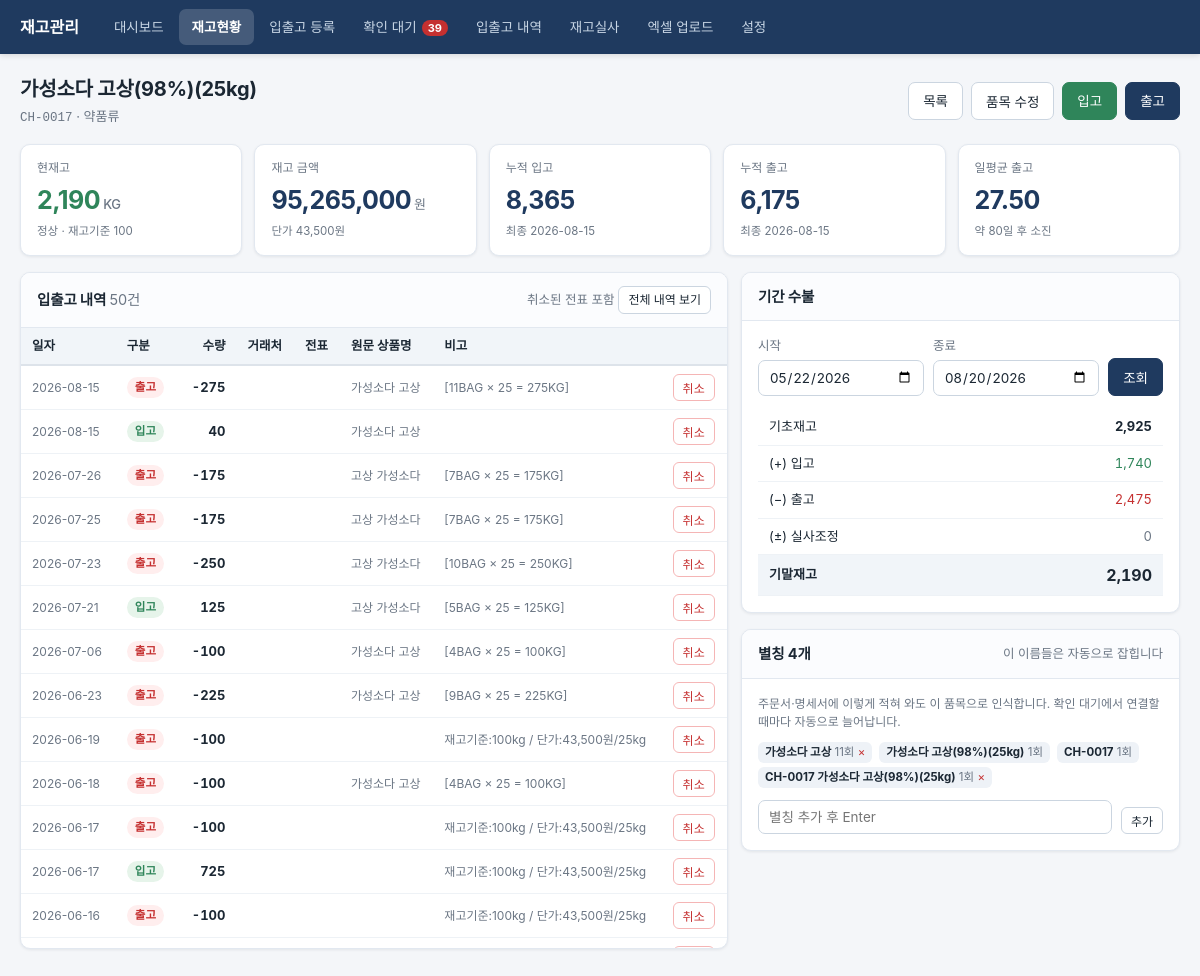
Page /stock/107 on the committed database.
### tables this page shows
CREATE TABLE items (
    id              INTEGER PRIMARY KEY AUTOINCREMENT,
    code            TEXT    NOT NULL UNIQUE,      -- 사내 품목코드 (기존 체계 그대로)
    name            TEXT    NOT NULL,             -- 표준품목명
    spec            TEXT    NOT NULL DEFAULT '',  -- 규격 / 색상
    unit            TEXT    NOT NULL DEFAULT 'EA',
    category        TEXT    NOT NULL DEFAULT '',
    barcode         TEXT,
    internal_code   TEXT,                         -- 사내 품목코드 (구매 시스템 10자리 등)
    pack_unit       TEXT    NOT NULL DEFAULT '',  -- 포장단위 (BAG/BOX/PAIL…)
    pack_size       REAL    NOT NULL DEFAULT 0,   -- 1포장 = pack_size × unit  (0이면 환산 안 함)
    location        TEXT    NOT NULL DEFAULT '',  -- 보관위치
    reorder_point   REAL    NOT NULL DEFAULT 0,   -- 재고기준: 이 수량 이하면 경고
    reorder_qty     REAL    NOT NULL DEFAULT 0,   -- 권장 발주량
    unit_cost       REAL    NOT NULL DEFAULT 0,
    active          INTEGER NOT NULL DEFAULT 1,
    memo            TEXT    NOT NULL DEFAULT '',
    created_at      TEXT    NOT NULL DEFAULT (datetime('now','localtime')),
    updated_at      TEXT    NOT NULL DEFAULT (datetime('now','localtime'))
);

CREATE TABLE transactions (
    id          INTEGER PRIMARY KEY AUTOINCREMENT,
    item_id     INTEGER NOT NULL REFERENCES items(id) ON DELETE RESTRICT,
    txn_date    TEXT    NOT NULL,                    -- YYYY-MM-DD
    txn_type    TEXT    NOT NULL CHECK (txn_type IN ('IN','OUT','ADJ')),
    qty         REAL    NOT NULL CHECK (qty >= 0),
    signed_qty  REAL    NOT NULL,
    unit_cost   REAL    NOT NULL DEFAULT 0,
    raw_name    TEXT    NOT NULL DEFAULT '',         -- 원문 보존
    entered_qty  REAL   NOT NULL DEFAULT 0,          -- 사용자가 실제로 친 수량 (예: 3)
    entered_unit TEXT   NOT NULL DEFAULT '',         -- 그때의 단위 (예: 포) — 환산 전 값 보존
    partner     TEXT    NOT NULL DEFAULT '',         -- 거래처 (선택 입력)
    doc_no      TEXT    NOT NULL DEFAULT '',         -- 전표/명세서 번호
    memo        TEXT    NOT NULL DEFAULT '',
    batch_id    TEXT    NOT NULL DEFAULT '',         -- 일괄 업로드 묶음 식별자
    source      TEXT    NOT NULL DEFAULT 'manual',   -- manual | import | stocktake | migration
    voided      INTEGER NOT NULL DEFAULT 0,
    created_at  TEXT    NOT NULL DEFAULT (datetime('now','localtime'))
);

CREATE TABLE aliases (
    id          INTEGER PRIMARY KEY AUTOINCREMENT,
    item_id     INTEGER NOT NULL REFERENCES items(id) ON DELETE CASCADE,
    raw_name    TEXT    NOT NULL,               -- 원본 표기 (사람이 읽는 용도)
    norm_name   TEXT    NOT NULL UNIQUE,        -- 정규화 키 (매칭 용도)
    source      TEXT    NOT NULL DEFAULT 'manual',  -- manual | learned | import | self
    hit_count   INTEGER NOT NULL DEFAULT 0,
    created_at  TEXT    NOT NULL DEFAULT (datetime('now','localtime'))
);

### app/web/routes.py (the view)
    @bp.route("/stock/<int:item_id>")
    def item_detail(item_id):
        item = models.get_item(item_id)
        if item is None:
            abort(404)
        d_from = _arg("from", (date.today() - timedelta(days=90)).isoformat())
        d_to = _arg("to", models.today())
        return render_template(
            "item_detail.html", active="stock", item=item,
            categories=models.categories(), cat_table=coding.category_table(),
            aliases=models.item_aliases(item_id),
            txns=models.txn_history(item_id=item_id, include_voided=True, limit=500),
            txn_total=models.txn_count(item_id=item_id, include_voided=True),
            txn_shown=500,
            flow=reports.opening_closing(item_id, d_from, d_to),
            avg_out=reports._avg_daily_out(item_id),
            d_from=d_from, d_to=d_to,
        )

### app/coding.py (called while the page is built, shortened)
def _norm(name: str) -> str:
    return re.sub(r"\s+", "", (name or "")).lower()

def used_prefixes() -> dict[str, str]:
    out: dict[str, str] = {}
    for r in db.query(
        """SELECT category, substr(code, 1, 2) AS pre, COUNT(*) n
             FROM items
            WHERE code LIKE '__-____' AND category <> ''
            GROUP BY category, pre ORDER BY n DESC"""
    ):
        out.setdefault(_norm(r["category"]), r["pre"])
    return out

def prefix_for(category: str) -> str:
    key = _norm(category)
    if not key:
        return FALLBACK_PREFIX
    inuse = used_prefixes()
    if key in inuse:
        return inuse[key]

def next_code(category: str = "") -> str:
    pre = prefix_for(category)
    rows = db.query(
        "SELECT code FROM items WHERE code LIKE ? ORDER BY code", (pre + "-%",))
    used = set()
    for r in rows:
        m = CODE_RE.match(r["code"])
        if m and m.group(1) == pre:
            used.add(int(m.group(2)))
    n = 1
    while n in used:
        n += 1
    return f"{pre}-{n:04d}"

### app/db.py (called while the page is built)
def _connect(path: Path | None = None) -> sqlite3.Connection:
    path = path or config.DB_PATH
    path.parent.mkdir(parents=True, exist_ok=True)
    conn = sqlite3.connect(path, timeout=30, isolation_level=None)
    conn.row_factory = sqlite3.Row
    conn.execute("PRAGMA foreign_keys = ON")
    conn.execute("PRAGMA journal_mode = WAL")
    conn.execute("PRAGMA synchronous = NORMAL")
    return conn

@contextmanager
def get_conn(path: Path | None = None) -> Iterator[sqlite3.Connection]:
    if not _initialised:
        init_db(path)
    conn = _connect(path)
    try:
        yield conn
    finally:
        conn.close()

def query(sql: str, params: Iterable[Any] = ()) -> list[sqlite3.Row]:
    with get_conn() as conn:
        return conn.execute(sql, tuple(params)).fetchall()

def query_one(sql: str, params: Iterable[Any] = ()) -> sqlite3.Row | None:
    with get_conn() as conn:
        return conn.execute(sql, tuple(params)).fetchone()

def scalar(sql: str, params: Iterable[Any] = (), default: Any = None) -> Any:
    row = query_one(sql, params)
    if row is None:
        return default
    value = row[0]
    return default if value is None else value

def get_setting(key: str, default: str = "") -> str:
    row = query_one("SELECT value FROM settings WHERE key = ?", (key,))
    return row["value"] if row else config.DEFAULT_SETTINGS.get(key, default)

### app/models.py (called while the page is built)
def today() -> str:
    return date.today().isoformat()

### app/web/templates/item_detail.html (shortened to what this page needs)
{% extends "base.html" %}
{% block body %}
<div class="page-head">
  <div>
    <h1>{{ item.name }} </h1>
    <div class="sub"><span class="mono">{{ item.code }}</span>
      {% if item.category %} · {{ item.category }}{% endif %}
      {% if not item.active %} · <span class="tag gray">사용중지</span>{% endif %}</div>
  </div>
  <div class="actions">
    <a class="btn" href="{{ url_for('web.stock') }}">목록</a>
    <button class="btn" onclick="App.itemModal({{ item.item_id }})">품목 수정</button>
    <a class="btn ok" href="{{ url_for('web.register', item_id=item.item_id, type='IN') }}">입고</a>
    <a class="btn primary" href="{{ url_for('web.register', item_id=item.item_id, type='OUT') }}">출고</a>
  </div>
</div>
<div class="cards">
  <div class="card {{ 'alert' if item.stock_status=='OUT' else ('warn' if item.stock_status=='LOW' else 'good') }}">
    <div class="lbl">현재고</div>
    <div class="val">{{ item.on_hand|number }}<small>{{ item.unit }}</small></div>
    <div class="sub">{{ item.stock_status|statusko }} · 재고기준 {{ item.reorder_point|number }}</div>
  </div>
  <div class="card"><div class="lbl">재고 금액</div>
    <div class="val">{{ item.stock_value|number }}<small>원</small></div>
    <div class="sub">단가 {{ item.unit_cost|number }}원</div></div>
  <div class="card"><div class="lbl">누적 입고</div>
    <div class="val">{{ item.total_in|number }}</div>
    <div class="sub">최종 {{ item.last_in_date or '-' }}</div></div>
  <div class="card"><div class="lbl">누적 출고</div>
    <div class="val">{{ item.total_out|number }}</div>
    <div class="sub">최종 {{ item.last_out_date or '-' }}</div></div>
  <div class="card"><div class="lbl">일평균 출고</div>
    <div class="val">{{ avg_out|number(2) }}</div>
    <div class="sub">{% if avg_out > 0 %}약 {{ (item.on_hand / avg_out)|round(0)|int }}일 후 소진{% else %}최근 90일 출고 없음{% endif %}</div></div>
</div>
<div class="grid g2" style="grid-template-columns:1fr minmax(300px,.62fr)">
  <div class="panel">
    <div class="panel-hd"><h2>입출고 내역 <span class="muted" style="font-weight:400">{{ txn_total|number }}건</span></h2>
      <div>
        {% if txn_total > txns|length %}
          <span class="hint" style="color:var(--low)">최근 {{ txns|length }}건만 표시</span>
        {% else %}<span class="hint">취소된 전표 포함</span>{% endif %}
        <a class="btn sm" href="{{ url_for('web.history', item_id=item.item_id, voided='1') }}">전체 내역 보기</a>
      </div></div>
    {% if txns %}
    <div class="panel-bd flush table-scroll" style="max-height:620px;overflow-y:auto">
      <table>
        <thead><tr><th>일자</th><th>구분</th><th class="r">수량</th><th>거래처</th>
          <th>전표</th><th>원문 상품명</th><th>비고</th><th></th></tr></thead>
        <tbody>
        {% for t in txns %}
          <tr class="{{ 'voided' if t.voided }}">
            <td class="muted small nowrap">{{ t.txn_date }}</td>
            <td><span class="tag {{ {'IN':'in','OUT':'outq','ADJ':'adj'}[t.txn_type] }}">{{ t.txn_type|txnkind }}</span></td>
            <td class="r bold">{{ t.signed_qty|number }}</td>
            <td class="small">{{ t.partner }}</td>
            <td class="small mono">{{ t.doc_no }}</td>
            <td class="small muted">{{ t.raw_name }}</td>
            <td class="small muted">{{ t.memo }}</td>
            <td>{% if not t.voided %}<button class="btn sm danger" onclick="voidTxn({{ t.id }})">취소</button>{% endif %}</td>
          </tr>
        {% endfor %}
        </tbody>
      </table>
    </div>
    {% else %}<div class="empty"><div class="small">입출고 기록이 없습니다.</div></div>{% endif %}
  </div>
  <div>
    <div class="panel">
      <div class="panel-hd"><h2>기간 수불</h2></div>
      <div class="panel-bd">
        <form class="inline" method="get" style="margin-bottom:13px">
          <div class="field" style="flex:1"><label>시작</label><input type="date" name="from" value="{{ d_from }}"></div>
          <div class="field" style="flex:1"><label>종료</label><input type="date" name="to" value="{{ d_to }}"></div>
          <button class="btn primary">조회</button>
        </form>
        <table>
          <tr><td>기초재고</td><td class="r bold">{{ flow.opening|number }}</td></tr>
          <tr><td>(+) 입고</td><td class="r" style="color:var(--ok)">{{ flow.in_qty|number }}</td></tr>
          <tr><td>(−) 출고</td><td class="r" style="color:var(--out)">{{ flow.out_qty|number }}</td></tr>
          <tr><td>(±) 실사조정</td><td class="r muted">{{ flow.adj_qty|number }}</td></tr>
          <tr style="background:#f1f5f9"><td class="bold">기말재고</td><td class="r bold big">{{ flow.closing|number }}</td></tr>
        </table>
      </div>
    </div>
    <div class="panel">
      <div class="panel-hd"><h2>별칭 {{ aliases|length }}개</h2>
        <span class="hint">이 이름들은 자동으로 잡힙니다</span></div>
      <div class="panel-bd">
        <div class="muted small" style="margin-bottom:9px">
          주문서·명세서에 이렇게 적혀 와도 이 품목으로 인식합니다.
          확인 대기에서 연결할 때마다 자동으로 늘어납니다.</div>
        <div id="aliasBox">
          {% for a in aliases %}
            <span class="pill"><b>{{ a.raw_name }}</b>
              {% if a.hit_count %}<span class="muted">{{ a.hit_count }}회</span>{% endif %}
              {% if a.source != 'self' %}<a href="#" onclick="delAlias({{ a.id }});return false" style="color:#c53030">&times;</a>{% endif %}
            </span>
          {% else %}<span class="muted small">등록된 별칭이 없습니다.</span>{% endfor %}
        </div>
        <div class="inline" style="margin-top:10px">
          <div class="field" style="flex:1"><input type="text" id="newAlias" placeholder="별칭 추가 후 Enter"></div>
          <button class="btn sm" onclick="addAlias()">추가</button>
        </div>
      </div>
    </div>
  </div>
</div>
{% endblock %}

### app/web/static/app.css (style rules this page uses)
*,*::before,*::after { box-sizing:border-box }
:root { --bg:#f4f6f9; --panel:#fff; --ink:#1b2733; --muted:#6b7684; --line:#e2e8f0; --brand:#1f3a5f; --brand-2:#2c5282; --accent:#2b6cb0; --ok:#2f855a; --ok-bg:#e6f4ea; --low:#b7791f; --low-bg:#fffbeb; --out:#c53030; --out-bg:#fff5f5; --shadow:0 1px 3px rgba(16,24,40,.08); --radius:10px; }
html,body { margin:0;padding:0 }
body { background:var(--bg); color:var(--ink); font-size:14px; line-height:1.5; font-family:"Malgun Gothic","맑은 고딕","Apple SD Gothic Neo","Noto Sans KR", -apple-system,BlinkMacSystemFont,"Segoe UI",sans-serif; -webkit-font-smoothing:antialiased; }
a { color:var(--accent);text-decoration:none }
h1,h2,h3 { margin:0;font-weight:700;letter-spacing:-.01em }
.page-head { display:flex;align-items:center;justify-content:space-between;gap:14px; margin-bottom:16px;flex-wrap:wrap }
.page-head h1 { font-size:20px }
.page-head .sub { color:var(--muted);font-size:13px;margin-top:3px }
.actions { display:flex;gap:8px;flex-wrap:wrap }
.panel { background:var(--panel);border:1px solid var(--line);border-radius:var(--radius); box-shadow:var(--shadow);margin-bottom:16px;overflow:hidden }
.panel-hd { padding:13px 16px;border-bottom:1px solid var(--line);display:flex; align-items:center;justify-content:space-between;gap:10px;flex-wrap:wrap;background:#fbfcfe }
.panel-hd h2 { font-size:14.5px }
.panel-hd .hint { color:var(--muted);font-size:12.5px;font-weight:400 }
.panel-bd { padding:16px }
.panel-bd.flush { padding:0 }
.cards { display:grid;grid-template-columns:repeat(auto-fit,minmax(165px,1fr));gap:12px;margin-bottom:16px }
.card { background:var(--panel);border:1px solid var(--line);border-radius:var(--radius); padding:14px 16px;box-shadow:var(--shadow);display:block;color:inherit }
.card .lbl { color:var(--muted);font-size:12px;margin-bottom:5px }
.card .val { font-size:25px;font-weight:700;color:var(--brand);letter-spacing:-.02em }
.card .val small { font-size:13px;font-weight:500;color:var(--muted);margin-left:3px }
.card .sub { font-size:11.5px;color:var(--muted);margin-top:4px }
.card.good .val { color:var(--ok) }
.table-scroll { overflow-x:auto }
table { width:100%;border-collapse:collapse;font-size:13px }
th { background:#f1f5f9;text-align:left;padding:9px 11px;border-bottom:2px solid #dde3ea; font-weight:600;white-space:nowrap;position:sticky;top:0;z-index:1;font-size:12.5px }
td { padding:8px 11px;border-bottom:1px solid #eef2f6;vertical-align:middle }
.r { text-align:right;font-variant-numeric:tabular-nums }
.nowrap { white-space:nowrap }
.mono { font-family:Consolas,"D2Coding",Menlo,monospace;font-size:12.5px }
.tag { display:inline-block;padding:2px 8px;border-radius:11px;font-size:11.5px;font-weight:600;white-space:nowrap }
.tag.in { background:#e6f4ea;color:var(--ok) }
.tag.outq { background:#fee;color:var(--out) }
label { display:block;font-size:12.5px;color:var(--muted);margin-bottom:4px;font-weight:500 }
input[type=text],input[type=number],input[type=date],input[type=password], input[type=email],input[type=time],select,textarea { width:100%;padding:8px 10px;border:1px solid #cbd5e0;border-radius:7px;font-size:13.5px; font-family:inherit;background:#fff;color:var(--ink) }
.field { margin-bottom:13px }
.grid { display:grid;gap:13px }
.grid.g2 { grid-template-columns:repeat(auto-fit,minmax(200px,1fr)) }
.inline { display:flex;gap:9px;align-items:flex-end;flex-wrap:wrap }
.inline .field { margin-bottom:0 }
.btn { display:inline-flex;align-items:center;gap:6px;padding:8px 14px;border-radius:7px; border:1px solid #cbd5e0;background:#fff;color:var(--ink);font-size:13.5px;cursor:pointer; font-family:inherit;font-weight:500;white-space:nowrap;text-decoration:none }
.btn.primary { background:var(--brand);border-color:var(--brand);color:#fff }
.btn.ok { background:var(--ok);border-color:var(--ok);color:#fff }
.btn.danger { background:#fff;border-color:#f5b5b5;color:var(--out) }
.btn.sm { padding:4px 9px;font-size:12px;border-radius:6px }
.muted { color:var(--muted) }
.small { font-size:12px }
.big { font-size:16px }
.bold { font-weight:700 }
.pill { display:inline-block;background:#eef2f7;border-radius:6px;padding:2px 7px; font-size:11.5px;color:var(--muted);margin:2px 3px 2px 0 }
.pill b { color:var(--ink) }

### rows in the picture
items: name "가성소다 고상(98%)(25kg)", code "CH-0017", category "약품류", unit "KG", reorder_point|number "100", unit_cost|number "43,500"
transactions: txn_date "2026-08-15", txn_type|txnkind "출고", signed_qty|number "-275", raw_name "가성소다 고상", memo "[11BAG × 25 = 275KG]"
transactions: txn_date "2026-08-15", txn_type|txnkind "입고", signed_qty|number "40", raw_name "가성소다 고상"
transactions: txn_date "2026-07-26", txn_type|txnkind "출고", signed_qty|number "-175", raw_name "고상 가성소다", memo "[7BAG × 25 = 175KG]"
transactions: txn_date "2026-07-25", txn_type|txnkind "출고", signed_qty|number "-175", raw_name "고상 가성소다", memo "[7BAG × 25 = 175KG]"
transactions: txn_date "2026-07-23", txn_type|txnkind "출고", signed_qty|number "-250", raw_name "고상 가성소다", memo "[10BAG × 25 = 250KG]"
transactions: txn_date "2026-07-21", txn_type|txnkind "입고", signed_qty|number "125", raw_name "고상 가성소다", memo "[5BAG × 25 = 125KG]"
transactions: txn_date "2026-07-06", txn_type|txnkind "출고", signed_qty|number "-100", raw_name "가성소다 고상", memo "[4BAG × 25 = 100KG]"
transactions: txn_date "2026-06-23", txn_type|txnkind "출고", signed_qty|number "-225", raw_name "가성소다 고상", memo "[9BAG × 25 = 225KG]"
transactions: txn_date "2026-06-19", txn_type|txnkind "출고", signed_qty|number "-100", memo "재고기준:100kg / 단가:43,500원/25kg"
transactions: txn_date "2026-06-18", txn_type|txnkind "출고", signed_qty|number "-100", raw_name "가성소다 고상", memo "[4BAG × 25 = 100KG]"
transactions: txn_date "2026-06-17", txn_type|txnkind "출고", signed_qty|number "-100", memo "재고기준:100kg / 단가:43,500원/25kg"
transactions: txn_date "2026-06-17", txn_type|txnkind "입고", signed_qty|number "725", memo "재고기준:100kg / 단가:43,500원/25kg"
transactions: txn_date "2026-06-16", txn_type|txnkind "출고", signed_qty|number "-100", memo "재고기준:100kg / 단가:43,500원/25kg"
aliases: raw_name "가성소다 고상", hit_count "11"
aliases: raw_name "가성소다 고상(98%)(25kg)", hit_count "1"
aliases: raw_name "CH-0017", hit_count "1"
aliases: raw_name "CH-0017 가성소다 고상(98%)(25kg)", hit_count "1"

### other values in the picture
{{ nav_pending }} "39"
{{ item.on_hand|number }} "2,190"
{{ item.stock_status|statusko }} "정상"
{{ item.stock_value|number }} "95,265,000"
{{ item.total_in|number }} "8,365"
{{ item.last_in_date or '-' }} "2026-08-15"
{{ item.total_out|number }} "6,175"
{{ item.last_out_date or '-' }} "2026-08-15"
{{ avg_out|number(2) }} "27.50"
{{ (item.on_hand / avg_out)|round(0)|int }} "80"
{{ txn_total|number }} "50"
{{ flow.opening|number }} "2,925"
{{ flow.in_qty|number }} "1,740"
{{ flow.out_qty|number }} "2,475"
{{ flow.adj_qty|number }} "0"
